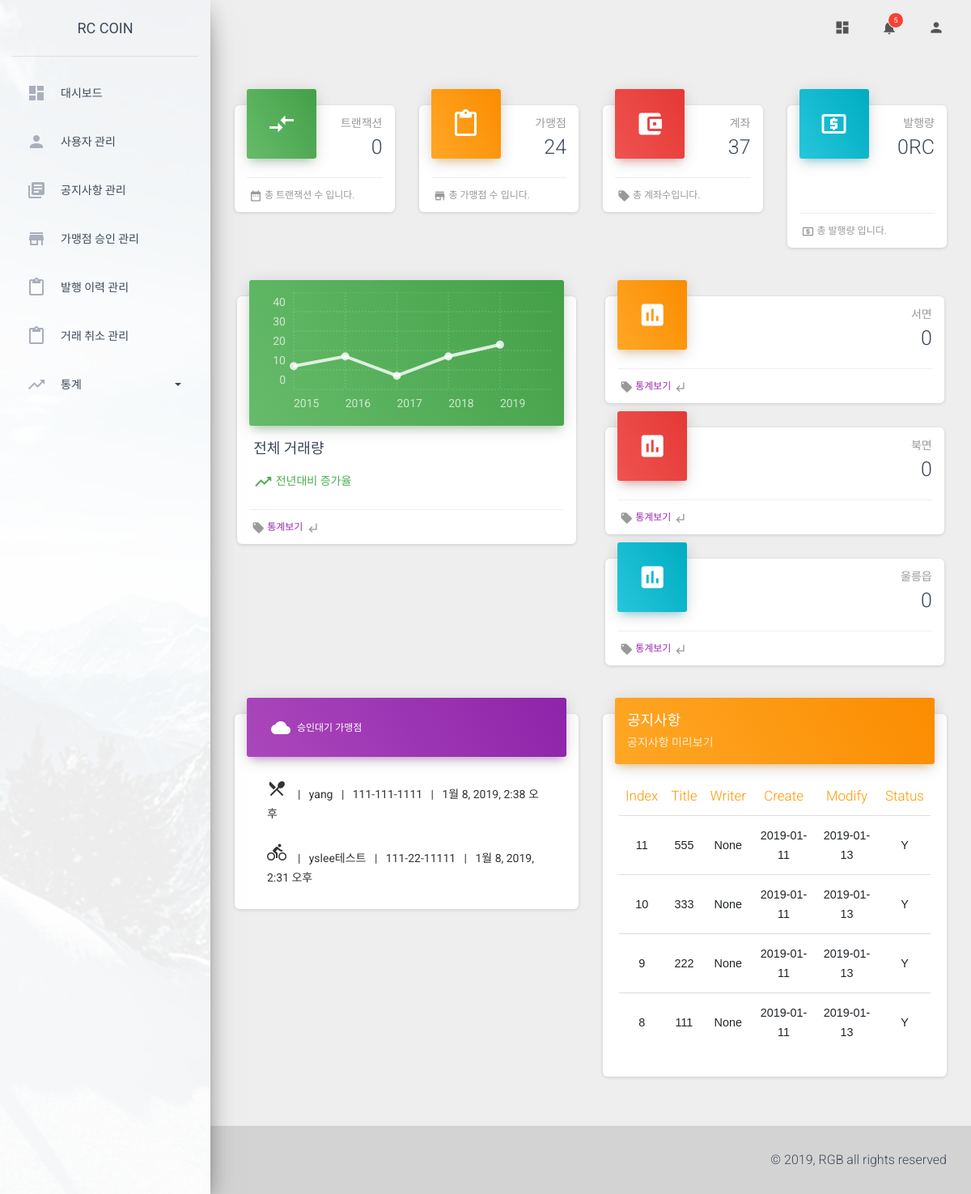
Screenshot of /operate/dashboard/ (signed in) with the database file from the repository.
### store/models.py (models this page shows, shortened)
@python_2_unicode_compatible
class Store(models.Model):
    name = models.CharField(max_length=100, null=True)
    corporate_number = models.CharField(max_length=12, null=True)
    representative = models.ForeignKey(User, null=True, on_delete=models.CASCADE)
    category = models.ForeignKey(Category, null=True, on_delete=models.CASCADE)
    location = models.ForeignKey(Location, null=True, on_delete=models.CASCADE)
    address = models.CharField(max_length=100, null=True, default='-')
    phone_number = models.CharField(max_length=15, null=True, default='-')
    url = models.CharField(max_length=100, null=True, default='-')
    opening_hour = models.CharField(max_length=2, null=True)
    opening_minute = models.CharField(max_length=2, null=True)
    closing_hour = models.CharField(max_length=2, null=True)
    closing_minute = models.CharField(max_length=2, null=True)
    description = models.TextField(blank=True)
    registered_date = models.DateTimeField(auto_now_add=True, null=True)
    modified_date = models.DateTimeField(auto_now=True)
    status = models.CharField(max_length=1, null=True)

### info/models.py (models this page shows)
class Notice(models.Model):
    title = models.CharField('TITLE', max_length=100)
    content = models.TextField('CONTENT')
    writer = models.ForeignKey(User, null=True, on_delete=models.CASCADE)
    create_date = models.DateTimeField('CREATE_DATE', auto_now_add=True)
    modify_date = models.DateTimeField('MODIFY_DATE', auto_now=True)
    status = models.CharField('STATUS', max_length=1, default='Y')

### operate/views.py (the view, shortened to what this page needs)
    def wrapper(*args, **kwargs):
        request = args[0]
        request_url = request.resolver_match.url_name
        key = 'admin_name'
        context = {}
        if key in request.session:
            if bool(request.session['admin_name'] == 'admin_server') & bool(request_url != 'network') & bool(request_url != 'dashboard'):
                return redirect('operate:dashboard')
            elif bool(request.session['admin_name'] == 'admin') & bool(request_url == 'network') & bool(request_url != 'dashboard'):
                return redirect('operate:dashboard')
            else:
                return fn(request)
        else:
            context['main'] = 'main'
            return render(request, 'operate/manage_main.html', {'main': 'main'})

### operate/views.py (called while the page is built, shortened)
def login_required(fn):
    def wrapper(*args, **kwargs):
        request = args[0]
        request_url = request.resolver_match.url_name
        key = 'admin_name'
        context = {}
        if key in request.session:
            if bool(request.session['admin_name'] == 'admin_server') & bool(request_url != 'network') & bool(request_url != 'dashboard'):
                return redirect('operate:dashboard')
            elif bool(request.session['admin_name'] == 'admin') & bool(request_url == 'network') & bool(request_url != 'dashboard'):
                return redirect('operate:dashboard')
            else:
                return fn(request)
        else:
            context['main'] = 'main'
            return render(request, 'operate/manage_main.html', {'main': 'main'})
    return wrapper

def check_length(string, max_len):
    result = ""
    if len(string) > max_len:
        result = str(string)[0:max_len] + "..."
    else:
        result = str(string)
    return result

def get_notices():
    notice = Notice.objects.order_by('-id')
    notice_list = []
    for li in list(notice)[0:4]:
        temp = {}
        temp['id'] = li.id
        temp['title'] = check_length(str(li.title), 5)
        temp['writer'] = check_length(str(li.writer), 5)
        temp['status'] = li.status
        temp['create_date'] = str(li.create_date)[0:10]
        temp['modify_date'] = str(li.modify_date)[0:10]
        notice_list.append(temp)
    return notice_list

def get_publish_amount():
    get_publish_url = host + "get_total_publish"
    publish_data = {}
    publish_amount = 0
    try:
        response = requests.get(get_publish_url)
        json_format = json.loads(response.text)
        json_format.reverse()
        data_list = []
        for datas in json_format:
            data = {}
            publish_amount += datas['balance']
            data['tx_id'] = str(datas['tx_id'])
            data['amount'] = datas['amount']
            data['person'] = datas['trader']
            data['date'] = datas['date']
            data_list.append(data)
        publish_data['total_publish'] = publish_amount
        publish_data['publish_list'] = data_list
    except Exception as e:
        print(e)
        publish_data['total_publish'] = 0
        publish_data['publish_list'] = ""
    return publish_data

def get_account_cnt():
    users = User.objects.all()
    user_cnt = len(users)
    return user_cnt

### store/models.py (called while the page is built)
    def __str__(self):
        return self.domain

### operate/templates/operate/manage_dashboard.html (shortened to what this page needs)
{% extends './base.html' %}
{% load staticfiles %}
{% block content %}
<div class="content">
    <div class="container-fluid">
        <div class="row">
            <div class="col-lg-3 col-md-6 col-sm-6">
                <div class="card card-stats">
                    <div class="card-header card-header-success card-header-icon">
                        <div class="card-icon">
                            <i class="material-icons">compare_arrows</i>
                        </div>
                        <p class="card-category">트랜잭션</p>
                        <h3 class="card-title">{{ tx_cnt }}</h3>
                    </div>
                    <div class="card-footer">
                        <div class="stats">
                            <i class="material-icons">date_range</i>총 트랜잭션 수 입니다.
                        </div>
                    </div>
                </div>
            </div>
            <div class="col-lg-3 col-md-6 col-sm-6">
                <div class="card card-stats">
                    <div class="card-header card-header-warning card-header-icon">
                        <div class="card-icon">
                            <i class="material-icons">content_paste</i>
                        </div>
                        <p class="card-category">가맹점</p>
                        <h3 class="card-title">{{ store_cnt }}
                        </h3>
                    </div>
                    <div class="card-footer">
                        <div class="stats">
                            <i class="material-icons">store</i>총 가맹점 수 입니다.
                        </div>
                    </div>
                </div>
            </div>
            <div class="col-lg-3 col-md-6 col-sm-6">
                <div class="card card-stats">
                    <div class="card-header card-header-danger card-header-icon">
                        <div class="card-icon">
                            <i class="material-icons">account_balance_wallet</i>
                        </div>
                        <p class="card-category">계좌</p>
                        <h3 class="card-title">{{ account_cnt }}</h3>
                    </div>
                    <div class="card-footer">
                        <div class="stats">
                            <i class="material-icons">local_offer</i>총 계좌수입니다.
                        </div>
                    </div>
                </div>
            </div>
            <div class="col-lg-3 col-md-6 col-sm-6">
                <div class="card card-stats">
                    <div class="card-header card-header-info card-header-icon">
                        <div class="card-icon">
                            <i class="material-icons">local_atm</i>
                        </div>
                        <p class="card-category">발행량</p>
                        <h3 class="card-title">{{ publish.total_publish }}RC</h3>;
                    </div>
                    <div class="card-footer">
                        <div class="stats">
                            <i class="material-icons">local_atm</i>총 발행량 입니다.
                        </div>
                    </div>
                </div>
            </div>
        </div>
        <div class="row">
            <div style="float: left; width: 46%; margin-left: 2%; margin-right: 2%">
                <div class="card card-chart">
                    <div class="card-header card-header-success">
                        <div class="ct-chart" id="dailySalesChart"></div>
                    </div>
                    <div class="card-body">
                        <h4 class="card-title">전체 거래량</h4>
                        <p class="card-category">
                            <span class="text-success"><i class="material-icons">trending_up</i>
                                전년대비 증가율 <h4 class="section-data-result"></h4>
                            </span>
                    </div>
                    <div class="card-footer">
                        <div class="stats">
                            <i class="material-icons">local_offer</i><a href="{% url 'operate:stats' %}">통계보기</a><i
                                class="material-icons">subdirectory_arrow_left</i>
                        </div>
                    </div>
                </div>
            </div>
            <div style="float: right; width: 46%; margin-left: 2%; margin-right: 2%">
                <div class="card card-stats">
                    <div class="card-header card-header-warning card-header-icon">
                        <div class="card-icon">
                            <i class="material-icons">insert_chart</i>
                        </div>
                        <p class="card-category">서면</p>
                        <h3 class="card-title"> &nbsp; {{ west_stats }}
                        </h3>
                    </div>
                    <div class="card-footer">
                        <div class="stats">
                            <i class="material-icons">local_offer</i>
                            <a href="{% url 'operate:west_stats' %}">통계보기</a><i class="material-icons">subdirectory_arrow_left</i>
                        </div>
                    </div>
                </div>
                <div class="card card-stats">
                    <div class="card-header card-header-danger card-header-icon">
                        <div class="card-icon">
                            <i class="material-icons">insert_chart</i>
                        </div>
                        <p class="card-category">북면</p>
                        <h3 class="card-title"> &nbsp; {{ north_stats }}</h3>
                    </div>
                    <div class="card-footer">
                        <div class="stats">
                            <i class="material-icons">local_offer</i><a href="{% url 'operate:north_stats' %}">통계보기</a><i
                                class="material-icons">subdirectory_arrow_left</i>
                        </div>
                    </div>
                </div>
                <div class="card card-stats">
                    <div class="card-header card-header-info card-header-icon">
                        <div class="card-icon">
                            <i class="material-icons">insert_chart</i>
                        </div>
                        <p class="card-category">울릉읍</p>
                        <h3 class="card-title"> &nbsp; {{ wooleung_stats }}</h3>
                    </div>
                    <div class="card-footer">
                        <div class="stats">
                            <i class="material-icons">local_offer</i><a href="{% url 'operate:wooleung_stats' %}">통계보기</a><i
                                class="material-icons">subdirectory_arrow_left</i>
                        </div>
                    </div>
                </div>
            </div>
        </div>
        <div class="row">
            <div class="col-lg-6 col-md-12">
                <div class="card">
                    <div class="card-header card-header-tabs card-header-primary">
                        <div class="nav-tabs-navigation">
                            <div class="nav-tabs-wrapper">
                                <ul class="nav nav-tabs" data-tabs="tabs">
                                    <li class="nav-item">
                                        <a class="nav-link" href="#settings" data-toggle="tab">
                                            <i class="material-icons">cloud</i> 승인대기 가맹점
                                            <div class="ripple-container"></div>
                                        </a>
                                    </li>
                                </ul>
                            </div>
                        </div>
                    </div>
                    <div class="card-body">
                        <div class="tab-content">
                            <div class="tab-pane active" id="profile">
                                <ul class="list-group" style="inline:block;">
                                    {% for store in store_waiting_list %}
                                        {% if store.category == 2 %}
                                    <li class="list-group-item"><i class="material-icons">directions_bike</i>
                                        {% endif %}
                                        {% if store.category == 4 %}
                                    <li class="list-group-item"><i class="material-icons">local_dining</i>
                                        {% endif %}
                                        &nbsp;&nbsp; | &nbsp;&nbsp;{{ store.name }} &nbsp;&nbsp;|&nbsp;&nbsp;
                                        {{store.corporate_number }} &nbsp;&nbsp;|&nbsp;&nbsp; {{ store.modified_date }}
                                    </li>
                                    {% endfor %}
                                </ul>
                            </div>
                        </div>
                    </div>
                </div>
            </div>
            <div class="col-lg-6 col-md-12">
                <div class="card">
                    <div class="card-header card-header-warning">
                        <h4 class="card-title">공지사항</h4>
                        <p class="card-category">공지사항 미리보기</p>
                    </div>
                    <div class="card-body table-responsive">
                        <table class="table table-hover table-border">
                            <thead class="text-warning" align="center">
                                <th>Index</th>
                                <th>Title</th>
                                <th>Writer</th>
                                <th>Create</th>
                                <th>Modify</th>
                                <th>Status</th>
                            </thead>
                            <tbody>
                                {% for notice in notice_list %}
                                <tr align="center">
                                    <td>{{ notice.id }}</td>
                                    <td>{{ notice.title }}</td>
                                    <td>{{ notice.writer }}</td>
                                    <td>{{ notice.create_date }}</td>
                                    <td>{{ notice.modify_date }}</td>
                                    <td>{{ notice.status }}</td>
                                </tr>
                                {% endfor %}
                            </tbody>
                        </table>
                    </div>
                </div>
            </div>
        </div>
    </div>
</div>
{% endblock content %}

### operate/templates/operate/manage_dashboard.html (style rules this page uses)
.table-border tr > td { font-family: Arial, Helvetica, sans-serif }

### rows the page displays
Store: name "yang", corporate_number "111-111-1111", modified_date "1월 8, 2019, 2:38 오후"
Store: name "yslee테스트", corporate_number "111-22-11111", modified_date "1월 8, 2019, 2:31 오후"
Notice: title "555"
Notice: title "333"
Notice: title "222"
Notice: title "111"

### other values shown
{{ tx_cnt }} "0"
{{ store_cnt }} "24"
{{ account_cnt }} "37"
{{ publish.total_publish }} "0"
{{ west_stats }} "0"
{{ north_stats }} "0"
{{ wooleung_stats }} "0"
{{ notice.id }} "11" "10" "9" "8"
{{ notice.writer }} "None" "None" "None" "None"
{{ notice.create_date }} "2019-01-11" "2019-01-11" "2019-01-11" "2019-01-11"
{{ notice.modify_date }} "2019-01-13" "2019-01-13" "2019-01-13" "2019-01-13"
{{ notice.status }} "Y" "Y" "Y" "Y"
